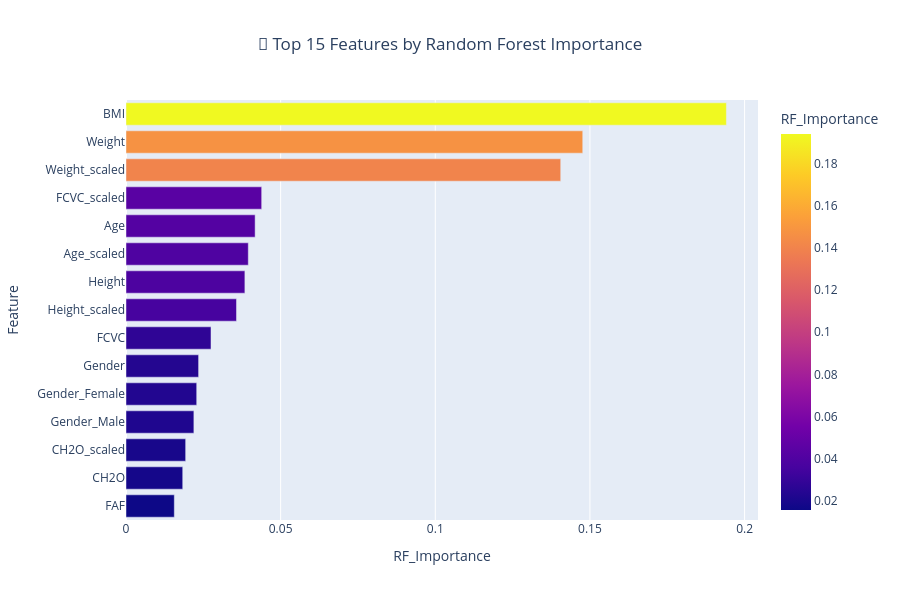

Here is the notebook cell this chart was saved with:
### Markdown cell above
### 🌲 Random Forest Feature Importance

### Code cell
# Calculate Random Forest feature importance
print("🌲 Calculating Random Forest feature importance...")

# Use the same processed data from MI analysis (X_for_analysis should still be available)
# If not available, recreate it
if 'X_for_analysis' not in locals():
    X_for_analysis = X.copy()
    object_cols = X.select_dtypes(include=['object']).columns.tolist()
    
    if len(object_cols) > 0:
        print(f"   Converting {len(object_cols)} object columns to numeric...")
        for col in object_cols:
            le = LabelEncoder()
            X_for_analysis[col] = le.fit_transform(X[col].astype(str))

# Train Random Forest on processed data
rf = RandomForestClassifier(n_estimators=100, random_state=42, n_jobs=-1)
rf.fit(X_for_analysis, y)

rf_importance = pd.DataFrame({
    'Feature': X.columns,
    'RF_Importance': rf.feature_importances_
}).sort_values('RF_Importance', ascending=False)

print("🌲 Top 15 Features by Random Forest Importance:")
print("=" * 55)
for i, (_, row) in enumerate(rf_importance.head(15).iterrows(), 1):
    print(f"{i:2d}. {row['Feature']:<30}: {row['RF_Importance']:.6f}")

# Visualize Random Forest importance
top_rf_features = rf_importance.head(15)
fig_rf = px.bar(
    top_rf_features, 
    x='RF_Importance', 
    y='Feature', 
    orientation='h',
    title='🌲 Top 15 Features by Random Forest Importance',
    color='RF_Importance',
    color_continuous_scale='plasma'
)
fig_rf.update_layout(
    height=600,
    title_x=0.5,
    yaxis={'categoryorder': 'total ascending'}
)
fig_rf.show()

### Figure 1 — Plotly figure (JSON) as saved in the notebook; plotly's stock layout.template omitted (floating-point values rounded to 4 significant figures)
{"data": [{"hovertemplate": "RF_Importance=%{marker.color}<br>Feature=%{y}<extra></extra>", "legendgroup": "", "marker": {"color": [0.1941, 0.1477, 0.1406, 0.04387, 0.04175, 0.03954, 0.03844, 0.03573, 0.02748, 0.02347, 0.02286, 0.02195, 0.01929, 0.01834, 0.01562], "coloraxis": "coloraxis", "pattern": {"shape": ""}}, "name": "", "orientation": "h", "showlegend": false, "textposition": "auto", "type": "bar", "x": [0.1941, 0.1477, 0.1406, 0.04387, 0.04175, 0.03954, 0.03844, 0.03573, 0.02748, 0.02347, 0.02286, 0.02195, 0.01929, 0.01834, 0.01562], "xaxis": "x", "y": ["BMI", "Weight", "Weight_scaled", "FCVC_scaled", "Age", "Age_scaled", "Height", "Height_scaled", "FCVC", "Gender", "Gender_Female", "Gender_Male", "CH2O_scaled", "CH2O", "FAF"], "yaxis": "y"}], "layout": {"barmode": "relative", "coloraxis": {"colorbar": {"title": {"text": "RF_Importance"}}, "colorscale": [[0, "#0d0887"], [0.1111, "#46039f"], [0.2222, "#7201a8"], [0.3333, "#9c179e"], [0.4444, "#bd3786"], [0.5556, "#d8576b"], [0.6667, "#ed7953"], [0.7778, "#fb9f3a"], [0.8889, "#fdca26"], [1, "#f0f921"]]}, "height": 600, "legend": {"tracegroupgap": 0}, "title": {"text": "🌲 Top 15 Features by Random Forest Importance", "x": 0.5}, "xaxis": {"anchor": "y", "domain": [0, 1], "title": {"text": "RF_Importance"}}, "yaxis": {"anchor": "x", "categoryorder": "total ascending", "domain": [0, 1], "title": {"text": "Feature"}}}}
